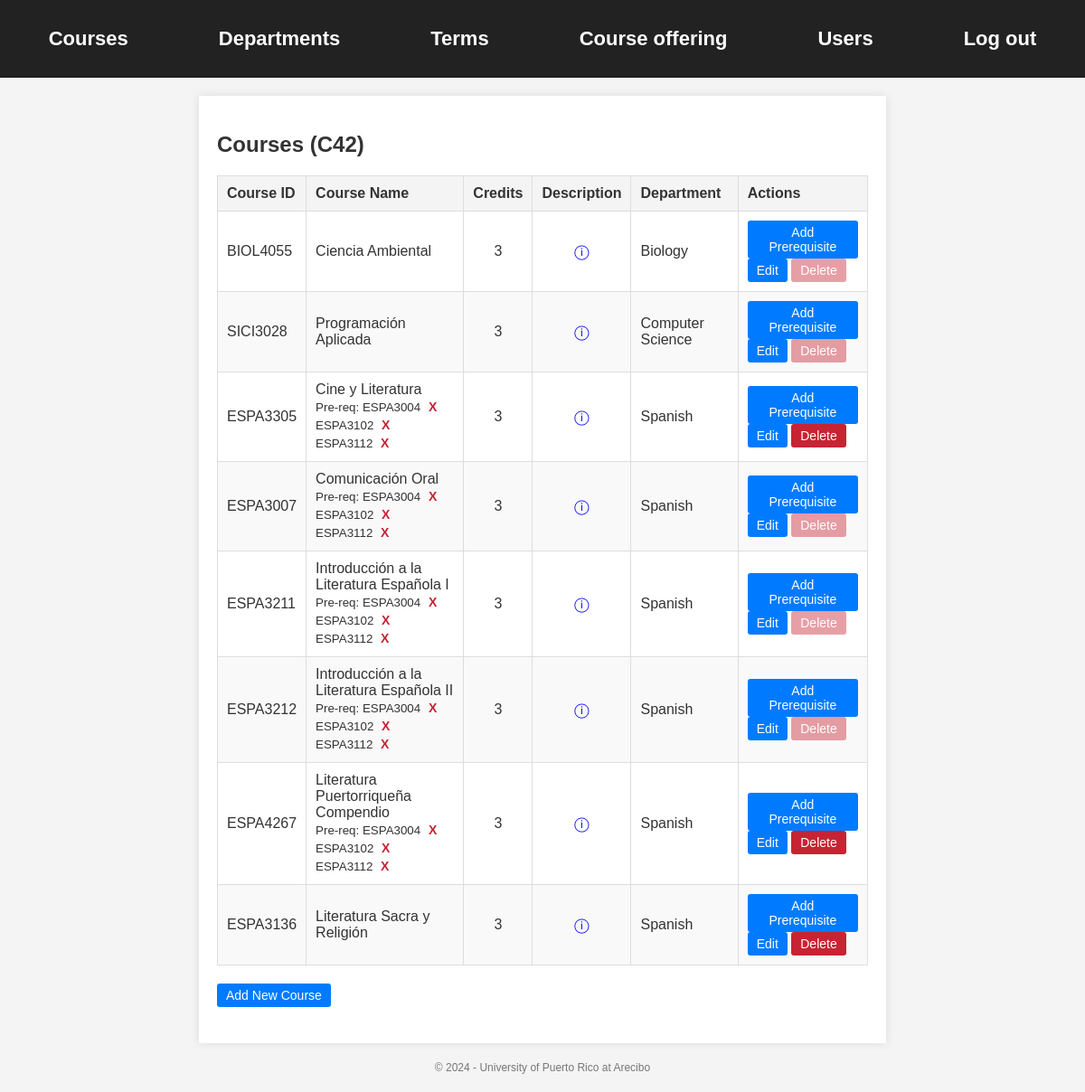
The app's page /views/courses.php (signed in) with its own data.
### tables this page shows
CREATE TABLE IF NOT EXISTS `terms` (
  `term_id` CHAR(3) NOT NULL,
  `term_desc` VARCHAR(30) NOT NULL,
  `term_is_active` BIT(1) NOT NULL,
  PRIMARY KEY (`term_id`));

CREATE TABLE IF NOT EXISTS `courses` (
  `course_id` CHAR(8) NOT NULL,
  `course_name` VARCHAR(45) NOT NULL,
  `course_credits` TINYINT(1) UNSIGNED NOT NULL,
  `course_desc` TEXT NULL,
  `dept_id` CHAR(4) NOT NULL REFERENCES departments(dept_id),
  `updated_by` VARCHAR(20) NULL,
  `last_updated` TIMESTAMP NOT NULL DEFAULT CURRENT_TIMESTAMP,
  PRIMARY KEY (`course_id`));

CREATE TABLE IF NOT EXISTS `departments` (
  `dept_id` CHAR(4) NOT NULL,
  `dept_name` VARCHAR(45) NULL,
  PRIMARY KEY (`dept_id`));

### config/database.php (called while the page is built, shortened)
<?php
class DataBase {
    private static $dsn = "mysql:host=localhost;dbname=ccom4019;charset=utf8mb4";
    private static $username = "root";
    private static $password = "";
    private static $db;
    public static function getDB() {
        if (!self::$db) {
            try {
                self::$db = new PDO(
                    self::$dsn,
                    self::$username,
                    self::$password
                );
                self::$db->setAttribute(PDO::ATTR_ERRMODE, PDO::ERRMODE_EXCEPTION);
                self::$db->setAttribute(PDO::ATTR_DEFAULT_FETCH_MODE, PDO::FETCH_ASSOC);
            } catch (PDOException $e) {
                die("<p>Error en la conexión: " . $e->getMessage() . "</p>");
            }
        }
        return self::$db;
    }
}
?>

### controllers/term_offeringController.php (called while the page is built, shortened)
<?php
require_once '../models/term_OfferingModel.php';
class TermOfferingController {
    private $model;
    public function __construct() {
        $this->model = new TermOfferingModel();
    }
    public function getActiveTerm() {
        return $this->model->getActiveTerm();
    }
}

### models/term_offeringModel.php (called while the page is built, shortened)
<?php
require_once '../config/database.php';
class TermOfferingModel {
    private $db;
    public function __construct() {
        $this->db = DataBase::getDB();
    }
    public function getActiveTerm() {
        $query = "SELECT term_id FROM terms WHERE term_is_active = 1 LIMIT 1";
        $statement = $this->db->prepare($query);
        $statement->execute();
        return $statement->fetch(PDO::FETCH_ASSOC);
    }
}

### controllers/coursesController.php (called while the page is built, shortened)
<?php
require_once '../config/database.php';
require_once '../models/coursesModel.php';
class CoursesController {
    private $courseModel;
    public function __construct() {
        $db = DataBase::getDB();
        $this->courseModel = new CoursesModel($db);
    }
    public function listCourses() {
        return $this->courseModel->getCourses();
    }
}

### models/coursesModel.php (called while the page is built, shortened)
<?php
require_once '../config/database.php';
class CoursesModel {
    private $db;
    public function __construct($db) {
        $this->db = $db;
    }
    public function getCourses() {
        $query = "
            SELECT c.course_id, c.course_name, c.course_credits, c.course_desc, d.dept_name, d.dept_id,
                   COALESCE(GROUP_CONCAT(p.prerequisite SEPARATOR ', '), '') AS prerequisites,
                   COALESCE(
                       (SELECT COUNT(*)
                        FROM term_offering t
                        JOIN terms ON t.term_id = terms.term_id
                        WHERE t.course_id = c.course_id AND terms.term_is_active = 1), 0
                   ) AS linked_to_offering
            FROM courses c
            JOIN departments d ON c.dept_id = d.dept_id
            LEFT JOIN prerequisites p ON c.course_id = p.course_id
            GROUP BY c.course_id
            ORDER BY d.dept_name, c.course_name
        ";
        $statement = $this->db->prepare($query);
        $statement->execute();
        return $statement->fetchAll(PDO::FETCH_ASSOC);
    }
}

### views/courses.php (the view, shortened to what this page needs)
<?php
include '../includes/header.php';
require_once '../controllers/coursesController.php';
require_once '../controllers/term_offeringController.php';
$controller = new CoursesController();
$controllers = new TermOfferingController();
$activeTerm = $controllers->getActiveTerm();
$courses = $controller->listCourses();
?>
<main>
    <h2>Courses (<?php echo htmlspecialchars($activeTerm['term_id']); ?>)</h2>
    <table id="tblCourses">
        <thead>
            <tr>
                <th>Course ID</th>
                <th>Course Name</th>
                <th>Credits</th>
                <th>Description</th>
                <th>Department</th>
                <th>Actions</th>
            </tr>
        </thead>
        <tbody>
        <?php foreach ($courses as $course): ?>
            <tr>
                <td><?php echo htmlspecialchars($course['course_id']); ?></td>
                <td>
                    <?php echo htmlspecialchars($course['course_name']); ?>
                    <?php if (!empty($course['prerequisites'])): ?>
                        <br>
                        <small>
                            Pre-req:
                            <?php foreach (explode(', ', $course['prerequisites']) as $prerequisite): ?>
                                <?php echo htmlspecialchars($prerequisite); ?>
                                <form method="post" style="display:inline;" onsubmit="return confirmDelete();">
                                    <?php if ($_SESSION['role'] === 'admin'): ?>
                                    <button class="btn-small" type="submit" name="delete_prerequisite">X</button>
                                    <?php endif; ?>
                                </form>
                            <?php endforeach; ?>
                        </small>
                    <?php endif; ?>
                </td>
                <td><?php echo htmlspecialchars($course['course_credits']); ?></td>
                <td>
                    <span id="<?php echo htmlspecialchars($course['course_id']); ?>_desc"
                        class="course_desc"
                        title="<?php echo htmlspecialchars($course['course_desc']); ?>">ⓘ</span>
                </td>
                <td><?php echo htmlspecialchars($course['dept_name']); ?></td>
                <td>
                    <form method="get" action="add_prerequisites.php" style="display:inline;">
                        <button type="submit"
                        <?php if ($_SESSION['role'] !== 'admin' && $course['dept_id'] !== $_SESSION['dept_id']): ?>disabled<?php endif; ?>>Add Prerequisite</button>
                    </form>
                    <form method="get" action="edit_courses.php" style="display:inline;">
                        <button type="submit"
                        <?php if ($_SESSION['role'] !== 'admin' && $course['dept_id'] !== $_SESSION['dept_id']): ?>disabled<?php endif; ?>>Edit</button>
                    </form>
                    <form method="post" style="display:inline;" onsubmit="return confirmDelete();">
                        <button id="deleteButton" type="submit" name="delete"
                        <?php if (
                                $course['linked_to_offering'] > 0 ||
                                ($_SESSION['role'] !== 'admin' && $course['dept_id'] !== $_SESSION['dept_id'])
                            ): ?>
                                disabled
                            <?php endif; ?>>Delete</button>
                    </form>
                </td>
            </tr>
        <?php endforeach; ?>
        </tbody>
    </table>
    <form method="get" action="add_courses.php" style="margin-bottom:20px;">
        <button type="submit">Add New Course</button>
    </form>
</main>
<?php include '../includes/footer.php'; ?>

### includes/header.php (shortened to what this page needs)
<!DOCTYPE html>
<html lang="en">
<head>
    <link rel="stylesheet" href="../public/css/courses.css">
</head>
<body>
    <header id="generalHeader">
        <nav>
            <ul>
                <?php if (isset($_SESSION['role'])): ?>
                    <li><a href="courses.php">Courses</a></li>
                    <li><a href="departments.php">Departments</a></li>
                    <li><a href="terms.php">Terms</a></li>
                    <li><a href="term_offering.php">Course offering</a></li>
                    <li><a href="users.php">Users</a></li>
                    <li><a href="../controllers/loginController.php?action=logout">Log out</a></li>
                <?php else: ?>
                    <h1>Sistema de Gestión de Electivas Libres</h1>
                <?php endif; ?>
            </ul>
        </nav>
    </header>

### includes/footer.php (shortened to what this page needs)
<footer>
        <p>&copy; 2024 - University of Puerto Rico at Arecibo</p>
    </footer>
</body>
</html>

### public/css/courses.css (style rules this page uses)
body { font-family: Arial, sans-serif; margin: 0; padding: 0; background-color: #f4f4f4; color: #333; }
header { background-color: #222; color: #fff; padding: 20px 0; text-align: center; }
header a { text-decoration: none; color: white; font-weight: bold; }
header nav ul { list-style-type: none; padding: 0; margin: 0; display: flex; justify-content: center; background-color: #222; }
header nav ul li { margin: 0 35px; }
header nav ul li a { text-decoration: none; color: white; font-weight: bold; font-size: 22px; padding: 10px 15px; display: inline-block; transition: background-color 0.3s, color 0.3s; }
main { width: 60%; margin: 20px auto; background: #fff; padding: 20px; box-shadow: 0 0 10px rgba(0, 0, 0, 0.1); }
table { width: 100%; border-collapse: collapse; margin-bottom: 20px; }
table th, table td { border: 1px solid #ddd; padding: 10px; text-align: left; }
table th { background-color: #f4f4f4; font-weight: bold; }
table tr:nth-child(even) { background-color: #f9f9f9; }
span.course_desc { color: blue; cursor: help; }
button, .button { background-color: #007BFF; color: white; padding: 5px 10px; border: none; border-radius: 3px; cursor: pointer; text-decoration: none; font-size: 14px; }
a { color: #007BFF; text-decoration: none; }
footer { text-align: center; margin: 20px 0; color: #777; font-size: 12px; }
#tblCourses td:nth-child(3), #tblCourses td:nth-child(4) { text-align: center; }
button:disabled { background-color: #0058b56f; color: white; padding: 5px 10px; border-radius: 3px; cursor: not-allowed; text-decoration: none; font-size: 14px; }
.btn-small { padding: 2px 5px; font-size: 14px; background-color: #007bff00; color: white; border: none; border-radius: 3px; cursor: pointer; transition: background-color 0.3s; color: #c82333; font-weight: bolder; margin-right: 10px; }
#deleteButton { background-color: #c82333; }
#deleteButton:disabled { background-color: #c823336f; }

### records on screen
terms: term_id "C42"
courses: course_id "BIOL4055", course_name "Ciencia Ambiental", course_credits "3", dept.dept_name "Biology"
courses: course_id "SICI3028", course_name "Programación Aplicada", course_credits "3", dept.dept_name "Computer Science"
courses: course_id "ESPA3305", course_name "Cine y Literatura", prerequisite "ESPA3004", prerequisite "ESPA3102", prerequisite "ESPA3112", course_credits "3", dept.dept_name "Spanish"
courses: course_id "ESPA3007", course_name "Comunicación Oral", prerequisite "ESPA3004", prerequisite "ESPA3102", prerequisite "ESPA3112", course_credits "3", dept.dept_name "Spanish"
courses: course_id "ESPA3211", course_name "Introducción a la Literatura Española I", prerequisite "ESPA3004", prerequisite "ESPA3102", prerequisite "ESPA3112", course_credits "3", dept.dept_name "Spanish"
courses: course_id "ESPA3212", course_name "Introducción a la Literatura Española II", prerequisite "ESPA3004", prerequisite "ESPA3102", prerequisite "ESPA3112", course_credits "3", dept.dept_name "Spanish"
courses: course_id "ESPA4267", course_name "Literatura Puertorriqueña Compendio", prerequisite "ESPA3004", prerequisite "ESPA3102", prerequisite "ESPA3112", course_credits "3", dept.dept_name "Spanish"
courses: course_id "ESPA3136", course_name "Literatura Sacra y Religión", course_credits "3", dept.dept_name "Spanish"
